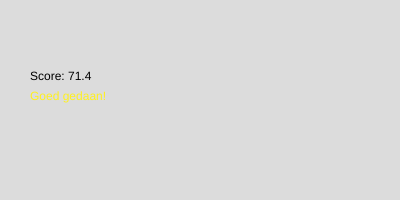
Frame 1 (no input)
Frame 60 (no input): identical to frame 1, image omitted
Frame 120 (the mouse pressed at the canvas centre since frame 60): identical to frame 1, image omitted

The p5.js sketch that drew this single still picture (run headless with seeded random() and noise() and a simulated clock; from frame 60 on, the mouse is pressed at the canvas centre):

// p5.js sketch
// ── sketch.js
let score;



 function setup() {
  createCanvas(400, 200);
  score = random(0, 100);
  score = round(score, 1);
}

function draw() {
  background(220);


  

  if (score >=90) {
    fill(3,137,0);
    text("Uitstekend!", 30, 100);
  } else if (score >=70 && score <=89) {
    fill(255,241,28);
    text("Goed gedaan!", 30, 100);
  } else if (score >=50 && score <=69) {
    fill(243,125,8);
    text("Voldoende.", 30, 100);
  } else {
    fill(198,0,0);
    text("Onvoldoende.", 30, 100);
  }
  
  fill(0);
  text("Score: " + score, 30, 80);




}
